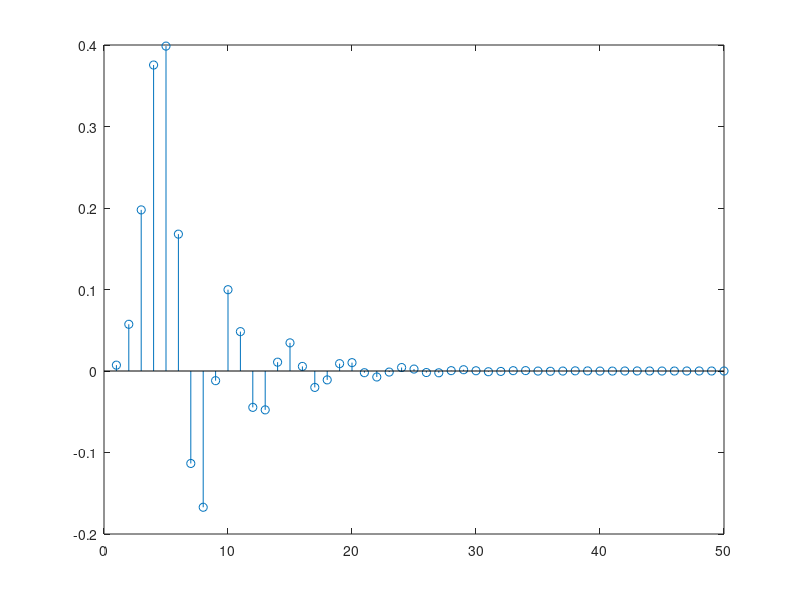

The MATLAB source for this figure:
clear all, close all, clc
Rp=1;
Rs=30;
Fs=4000;
f_pass=800;
f_stop=1200;
Wp=f_pass/(Fs/2);
Ws=f_stop/(Fs/2);
x=[1 zeros(1,49)];
[n,Wn]=buttord(Wp,Ws,1,30)
[z,p,k]=butter(n,Wn,'low');
[a_b,b_b]=zp2tf(z,p,k);
G=tf(a_b,b_b)

y=filter(a_b,b_b,x);

figure(1)
stem(y)
